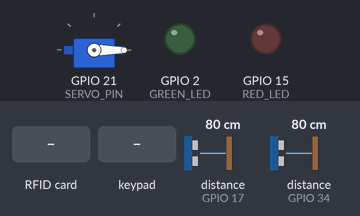
Bench run of a sketch on a simulated ESP32. Shown: servo, output pins drawn as LEDs (lit = HIGH). The inputs (shaded band) are chosen by the test bench; at power-on: distance to the obstacle (sensors on GPIO 17, GPIO 34) 80 cm. The echo pulse lasts 58.3 µs per cm; WiFi joins after 1.5 s; servers stay silent unless stated; the local clock reads 2024-03-15 10:24:30 at power-on unless the sketch sets it; pins used as bus, display or sensor lines are not drawn; what the sketch prints to the serial monitor is not drawn.

Above: at 2.7 s.
2.8 s: RFID card 01 02 03 04 held to the reader
At 4.7 s:
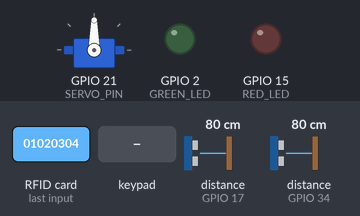
5.3 s: key '#' pressed
At 5.7 s:
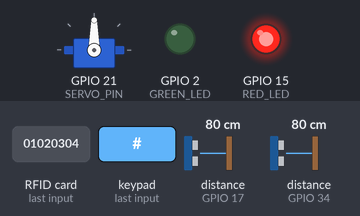
11.4 s: RFID card 5E 7A 19 C4 held to the reader
At 14.2 s:
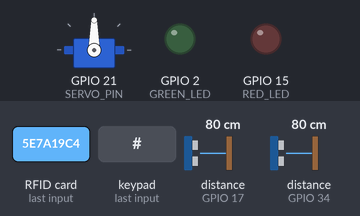
15.9 s: keypad keys 1 3 1 2 1 4 2 7 # pressed 0.4 s apart
At 19.5 s:
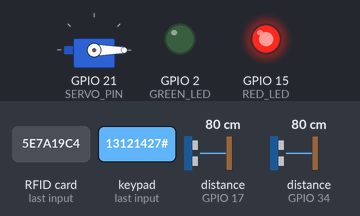
Timing chart, 0 to 22.1 s (numbered marks = the images above; inputs shaded):
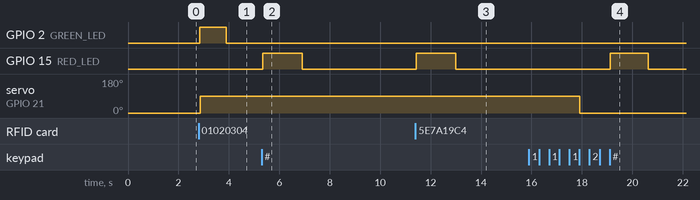

The sketch:

door_security.ino
```cpp
#include <WiFi.h>
#include <SPI.h>
#include <MFRC522.h>
#include <Keypad.h>
#include <ESP32Servo.h>
#include <time.h>

// -------- RFID PINS --------
#define SS_PIN 5
#define RST_PIN 22

MFRC522 rfid(SS_PIN, RST_PIN);

String allowedUID = "01:02:03:04";

// -------- KEYPAD PINS --------
const byte ROWS = 4;
const byte COLS = 4;

char keys[ROWS][COLS] = {
  {'1', '2', '3', 'A'},
  {'4', '5', '6', 'B'},
  {'7', '8', '9', 'C'},
  {'*', '0', '#', 'D'}
};

byte rowPins[ROWS] = {13, 12, 14, 27};
byte colPins[COLS] = {26, 25, 33, 32};

Keypad keypad = Keypad(
  makeKeymap(keys),
  rowPins,
  colPins,
  ROWS,
  COLS
);

// -------- SERVO --------
#define SERVO_PIN 21
Servo doorServo;

// -------- ULTRASONIC SENSORS --------
#define TRIG_OUT 4
#define ECHO_OUT 34

#define TRIG_IN 16
#define ECHO_IN 17

// -------- LEDs --------
#define GREEN_LED 2
#define RED_LED 15

// -------- PASSWORD --------
String correctPassword = "2580";
String enteredPassword = "";

// -------- DOOR VARIABLES --------
bool doorOpen = false;
bool personDetected = false;

unsigned long doorOpenTime = 0;
unsigned long lastPersonTime = 0;

const int OPEN_ANGLE = 90;
const int CLOSE_ANGLE = 0;
const int DETECT_DISTANCE = 60;

const unsigned long CLOSE_DELAY = 2000;
const unsigned long SAFETY_TIMEOUT = 15000;

// -------- WIFI TIME --------
const char* ssid = "Wokwi-GUEST";
const char* password = "";

// -------- LED TIMER --------
unsigned long redLedOffTime = 0;
unsigned long greenLedOffTime = 0;

// -------- PRINT DATE AND TIME --------
void printTime() {
  struct tm timeinfo;

  if (getLocalTime(&timeinfo, 1000)) {
    char buffer[30];

    strftime(buffer, sizeof(buffer),
             "%d-%m-%Y %H:%M:%S", &timeinfo);

    Serial.print(buffer);
  } else {
    Serial.print("Time unavailable");
  }
}

// -------- ULTRASONIC FUNCTION --------
long getDistance(int trigPin, int echoPin) {
  digitalWrite(trigPin, LOW);
  delayMicroseconds(2);

  digitalWrite(trigPin, HIGH);
  delayMicroseconds(10);
  digitalWrite(trigPin, LOW);

  long duration = pulseIn(echoPin, HIGH, 25000);

  if (duration == 0) {
    return 999;
  }

  return duration * 0.034 / 2;
}

// -------- ACCESS GRANTED --------
void grantAccess(String method, String person) {
  if (doorOpen) {
    Serial.println("Door is already open.");
    return;
  }

  Serial.println("\nACCESS GRANTED");

  Serial.print("Person: ");
  Serial.println(person);

  Serial.print("Method: ");
  Serial.println(method);

  Serial.print("Date & Time: ");
  printTime();
  Serial.println();

  digitalWrite(GREEN_LED, HIGH);
  digitalWrite(RED_LED, LOW);

  redLedOffTime = 0;
  greenLedOffTime = millis() + 1000;

  doorServo.write(OPEN_ANGLE);

  doorOpen = true;
  personDetected = false;

  doorOpenTime = millis();
  lastPersonTime = 0;
}

// -------- ACCESS DENIED --------
void denyAccess(String reason) {
  Serial.println("\nACCESS DENIED");
  Serial.println(reason);

  digitalWrite(RED_LED, HIGH);
  digitalWrite(GREEN_LED, LOW);

  redLedOffTime = millis() + 1500;
}

// -------- RFID CHECK --------
void checkRFID() {
  if (!rfid.PICC_IsNewCardPresent()) {
    return;
  }

  if (!rfid.PICC_ReadCardSerial()) {
    return;
  }

  String cardUID = "";

  for (byte i = 0; i < rfid.uid.size; i++) {
    if (rfid.uid.uidByte[i] < 0x10) {
      cardUID += "0";
    }

    cardUID += String(rfid.uid.uidByte[i], HEX);

    if (i < rfid.uid.size - 1) {
      cardUID += ":";
    }
  }

  cardUID.toUpperCase();

  Serial.print("\nScanned RFID UID: ");
  Serial.println(cardUID);

  if (cardUID == allowedUID) {
    grantAccess("RFID CARD", "Registered User");
  } else {
    denyAccess("Unknown RFID Card");
  }

  rfid.PICC_HaltA();
  rfid.PCD_StopCrypto1();
}

// -------- PASSWORD CHECK --------
void checkKeypad() {
  char key = keypad.getKey();

  if (key) {
    if (key == '*') {
      enteredPassword = "";
      Serial.println("Password cleared");
    }

    else if (key == '#') {
      if (enteredPassword == correctPassword) {
        grantAccess("PASSWORD", "PIN User");
      } else {
        denyAccess("Incorrect Password");
      }

      enteredPassword = "";
    }

    else if (key >= '0' && key <= '9') {
      if (enteredPassword.length() < 8) {
        enteredPassword += key;
        Serial.println("Password digit entered");
      }
    }
  }
}

// -------- AUTOMATIC DOOR CLOSING --------
void automaticDoorControl() {
  if (!doorOpen) {
    return;
  }

  long outsideDistance = getDistance(TRIG_OUT, ECHO_OUT);
  long insideDistance = getDistance(TRIG_IN, ECHO_IN);

  bool outsidePerson = outsideDistance < DETECT_DISTANCE;
  bool insidePerson = insideDistance < DETECT_DISTANCE;

  if (outsidePerson || insidePerson) {
    personDetected = true;
    lastPersonTime = millis();
  }

  // Close 2 seconds after both sensor zones are clear
  if (personDetected &&
      !outsidePerson &&
      !insidePerson &&
      millis() - lastPersonTime >= CLOSE_DELAY) {
    closeDoor();
    return;
  }

  // Safety timeout if nobody enters
  if (!personDetected &&
      millis() - doorOpenTime >= SAFETY_TIMEOUT) {
    closeDoor();
  }
}

// -------- CLOSE DOOR --------
void closeDoor() {
  Serial.println("\nPerson has cleared the doorway.");
  Serial.println("Door closing...");

  doorServo.write(CLOSE_ANGLE);

  doorOpen = false;
  personDetected = false;

  digitalWrite(GREEN_LED, LOW);
  digitalWrite(RED_LED, LOW);

  greenLedOffTime = 0;
  redLedOffTime = 0;

  Serial.println("DOOR LOCKED");
}

// -------- LED CONTROL --------
void updateLEDs() {
  unsigned long now = millis();

  if (greenLedOffTime != 0 &&
      (long)(now - greenLedOffTime) >= 0) {
    digitalWrite(GREEN_LED, LOW);
    greenLedOffTime = 0;
  }

  if (redLedOffTime != 0 &&
      (long)(now - redLedOffTime) >= 0) {
    digitalWrite(RED_LED, LOW);
    redLedOffTime = 0;
  }
}

// -------- SETUP --------
void setup() {
  Serial.begin(115200);

  pinMode(TRIG_OUT, OUTPUT);
  pinMode(ECHO_OUT, INPUT);

  pinMode(TRIG_IN, OUTPUT);
  pinMode(ECHO_IN, INPUT);

  pinMode(GREEN_LED, OUTPUT);
  pinMode(RED_LED, OUTPUT);

  digitalWrite(GREEN_LED, LOW);
  digitalWrite(RED_LED, LOW);

  // Servo setup
  doorServo.attach(SERVO_PIN);
  doorServo.write(CLOSE_ANGLE);

  // RFID SPI setup
  SPI.begin(18, 19, 23, SS_PIN);
  rfid.PCD_Init();

  // WiFi and time setup
  Serial.println("\nConnecting to WiFi...");

  WiFi.begin(ssid, password);

  int attempts = 0;

  while (WiFi.status() != WL_CONNECTED &&
         attempts < 20) {
    delay(500);
    Serial.print(".");
    attempts++;
  }

  if (WiFi.status() == WL_CONNECTED) {
    Serial.println("\nWiFi Connected!");

    configTime(19800, 0,
               "pool.ntp.org",
               "time.google.com");
  } else {
    Serial.println("\nWiFi unavailable.");
  }

  Serial.println("\nSMART DOOR SYSTEM READY");
  Serial.println("Scan RFID or enter password.");
  Serial.println("Default password: 2580");
}

// -------- MAIN LOOP --------
void loop() {
  checkRFID();
  checkKeypad();

  automaticDoorControl();
  updateLEDs();

  delay(50);
}
```

Measured:
- after the input at 2.8 s, GPIO 2 (GREEN_LED): LOW → HIGH after 0.05 s, → LOW 1.0 s later; servo on GPIO 21 (SERVO_PIN): 0° → 90° after 0.06 s
- after the input at 5.3 s, GPIO 15 (RED_LED): LOW → HIGH after 0.05 s, → LOW 1.6 s later
- after the input at 11.4 s, GPIO 15 (RED_LED): LOW → HIGH at once, → LOW 1.6 s later
- after the input at 15.9 s, GPIO 15 (RED_LED): LOW → HIGH after 3.2 s, → LOW 1.5 s later
